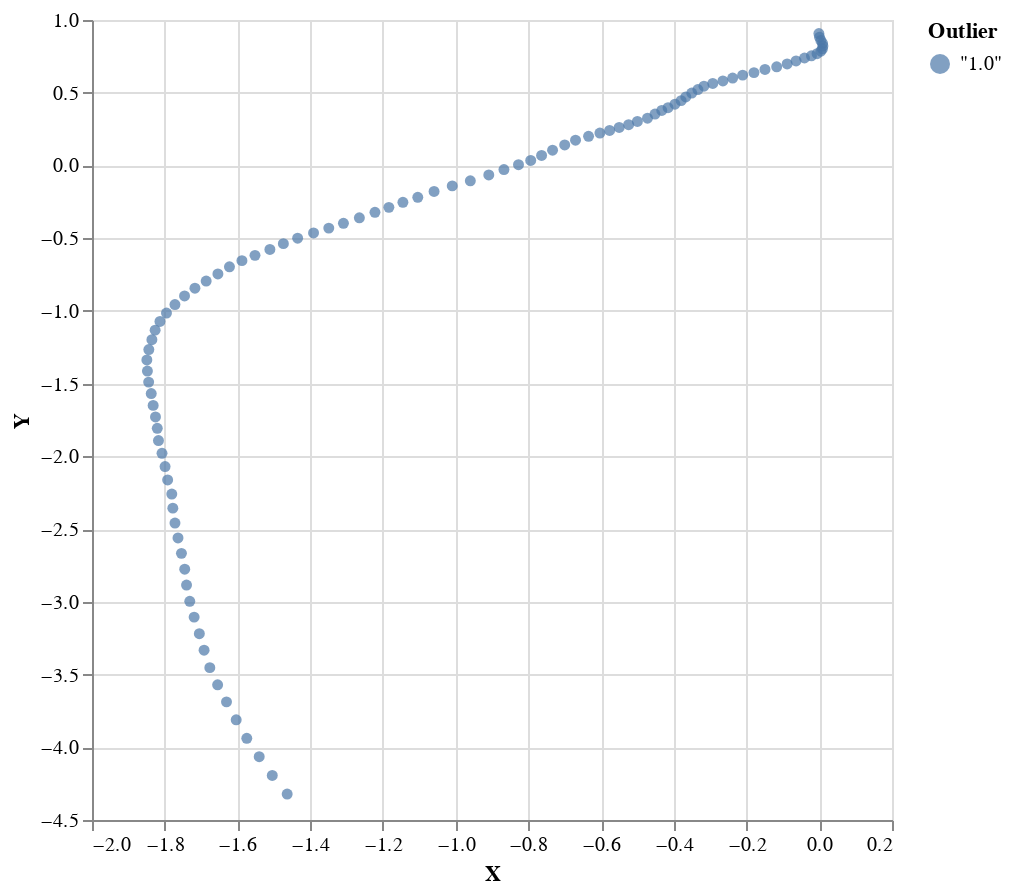

Here is the notebook cell this chart was saved with:
### Code cell
s <- sampleIO $ unweighted $ mh 1000 $ P.toListM $ model observations

plotVega $ zip (head s) (Prelude.repeat $ T.pack $ show 1.0)

### Figure 1 — Vega-Lite specification as saved in the notebook (floating-point values rounded to 4 significant figures)
{"$schema": "https://vega.github.io/schema/vega-lite/v4.json", "data": {"values": [{"Outlier": "\"1.0\"", "X": -0.001033, "Y": 0.907}, {"Outlier": "\"1.0\"", "X": 0.0006454, "Y": 0.8815}, {"Outlier": "\"1.0\"", "X": 0.004367, "Y": 0.8599}, {"Outlier": "\"1.0\"", "X": 0.008932, "Y": 0.8398}, {"Outlier": "\"1.0\"", "X": 0.01001, "Y": 0.8206}, {"Outlier": "\"1.0\"", "X": 0.008707, "Y": 0.802}, {"Outlier": "\"1.0\"", "X": 0.004383, "Y": 0.7856}, {"Outlier": "\"1.0\"", "X": -0.006098, "Y": 0.768}, {"Outlier": "\"1.0\"", "X": -0.0215, "Y": 0.754}, {"Outlier": "\"1.0\"", "X": -0.04062, "Y": 0.7388}, {"Outlier": "\"1.0\"", "X": -0.06383, "Y": 0.7185}, {"Outlier": "\"1.0\"", "X": -0.08831, "Y": 0.6976}, {"Outlier": "\"1.0\"", "X": -0.1171, "Y": 0.6783}, {"Outlier": "\"1.0\"", "X": -0.1493, "Y": 0.6599}, {"Outlier": "\"1.0\"", "X": -0.1796, "Y": 0.6382}, {"Outlier": "\"1.0\"", "X": -0.2107, "Y": 0.6209}, {"Outlier": "\"1.0\"", "X": -0.2383, "Y": 0.6008}, {"Outlier": "\"1.0\"", "X": -0.265, "Y": 0.5809}, {"Outlier": "\"1.0\"", "X": -0.2929, "Y": 0.5639}, {"Outlier": "\"1.0\"", "X": -0.3171, "Y": 0.5452}, {"Outlier": "\"1.0\"", "X": -0.3339, "Y": 0.5219}, {"Outlier": "\"1.0\"", "X": -0.3507, "Y": 0.4976}, {"Outlier": "\"1.0\"", "X": -0.3671, "Y": 0.4711}, {"Outlier": "\"1.0\"", "X": -0.3799, "Y": 0.4457}, {"Outlier": "\"1.0\"", "X": -0.3969, "Y": 0.4212}, {"Outlier": "\"1.0\"", "X": -0.4159, "Y": 0.3973}, {"Outlier": "\"1.0\"", "X": -0.4331, "Y": 0.3784}, {"Outlier": "\"1.0\"", "X": -0.4517, "Y": 0.3531}, {"Outlier": "\"1.0\"", "X": -0.4724, "Y": 0.3248}, {"Outlier": "\"1.0\"", "X": -0.5002, "Y": 0.3026}, {"Outlier": "\"1.0\"", "X": -0.5243, "Y": 0.2801}, {"Outlier": "\"1.0\"", "X": -0.5502, "Y": 0.2611}, {"Outlier": "\"1.0\"", "X": -0.5765, "Y": 0.2407}, {"Outlier": "\"1.0\"", "X": -0.6033, "Y": 0.2229}, {"Outlier": "\"1.0\"", "X": -0.6345, "Y": 0.2002}, {"Outlier": "\"1.0\"", "X": -0.6703, "Y": 0.1736}, {"Outlier": "\"1.0\"", "X": -0.7001, "Y": 0.1413}, {"Outlier": "\"1.0\"", "X": -0.7335, "Y": 0.1048}, {"Outlier": "\"1.0\"", "X": -0.7636, "Y": 0.06868}, {"Outlier": "\"1.0\"", "X": -0.7935, "Y": 0.03473}, {"Outlier": "\"1.0\"", "X": -0.8271, "Y": 0.005543}, {"Outlier": "\"1.0\"", "X": -0.8671, "Y": -0.02818}, {"Outlier": "\"1.0\"", "X": -0.9088, "Y": -0.06551}, {"Outlier": "\"1.0\"", "X": -0.9596, "Y": -0.1058}, {"Outlier": "\"1.0\"", "X": -1.009, "Y": -0.1405}, {"Outlier": "\"1.0\"", "X": -1.059, "Y": -0.1788}, {"Outlier": "\"1.0\"", "X": -1.104, "Y": -0.219}, {"Outlier": "\"1.0\"", "X": -1.145, "Y": -0.2536}, {"Outlier": "\"1.0\"", "X": -1.184, "Y": -0.2882}, {"Outlier": "\"1.0\"", "X": -1.222, "Y": -0.3218}, {"Outlier": "\"1.0\"", "X": -1.265, "Y": -0.3602}, {"Outlier": "\"1.0\"", "X": -1.309, "Y": -0.3976}, {"Outlier": "\"1.0\"", "X": -1.349, "Y": -0.4308}, {"Outlier": "\"1.0\"", "X": -1.391, "Y": -0.4641}, {"Outlier": "\"1.0\"", "X": -1.434, "Y": -0.5003}, {"Outlier": "\"1.0\"", "X": -1.474, "Y": -0.5375}, {"Outlier": "\"1.0\"", "X": -1.511, "Y": -0.5772}, {"Outlier": "\"1.0\"", "X": -1.552, "Y": -0.6181}, {"Outlier": "\"1.0\"", "X": -1.588, "Y": -0.6544}, {"Outlier": "\"1.0\"", "X": -1.622, "Y": -0.697}, {"Outlier": "\"1.0\"", "X": -1.654, "Y": -0.7459}, {"Outlier": "\"1.0\"", "X": -1.686, "Y": -0.7945}, {"Outlier": "\"1.0\"", "X": -1.717, "Y": -0.8436}, {"Outlier": "\"1.0\"", "X": -1.746, "Y": -0.8968}, {"Outlier": "\"1.0\"", "X": -1.772, "Y": -0.9562}, {"Outlier": "\"1.0\"", "X": -1.795, "Y": -1.014}, {"Outlier": "\"1.0\"", "X": -1.813, "Y": -1.072}, {"Outlier": "\"1.0\"", "X": -1.826, "Y": -1.132}, {"Outlier": "\"1.0\"", "X": -1.835, "Y": -1.198}, {"Outlier": "\"1.0\"", "X": -1.844, "Y": -1.266}, {"Outlier": "\"1.0\"", "X": -1.849, "Y": -1.337}, {"Outlier": "\"1.0\"", "X": -1.848, "Y": -1.413}, {"Outlier": "\"1.0\"", "X": -1.844, "Y": -1.49}, {"Outlier": "\"1.0\"", "X": -1.837, "Y": -1.568}, {"Outlier": "\"1.0\"", "X": -1.832, "Y": -1.649}, {"Outlier": "\"1.0\"", "X": -1.825, "Y": -1.729}, {"Outlier": "\"1.0\"", "X": -1.821, "Y": -1.807}, {"Outlier": "\"1.0\"", "X": -1.817, "Y": -1.891}, {"Outlier": "\"1.0\"", "X": -1.808, "Y": -1.979}, {"Outlier": "\"1.0\"", "X": -1.799, "Y": -2.07}, {"Outlier": "\"1.0\"", "X": -1.792, "Y": -2.162}, {"Outlier": "\"1.0\"", "X": -1.781, "Y": -2.259}, {"Outlier": "\"1.0\"", "X": -1.778, "Y": -2.356}, {"Outlier": "\"1.0\"", "X": -1.772, "Y": -2.458}, {"Outlier": "\"1.0\"", "X": -1.764, "Y": -2.561}, {"Outlier": "\"1.0\"", "X": -1.754, "Y": -2.667}, {"Outlier": "\"1.0\"", "X": -1.745, "Y": -2.776}, {"Outlier": "\"1.0\"", "X": -1.74, "Y": -2.885}, {"Outlier": "\"1.0\"", "X": -1.731, "Y": -2.996}, {"Outlier": "\"1.0\"", "X": -1.719, "Y": -3.105}, {"Outlier": "\"1.0\"", "X": -1.705, "Y": -3.219}, {"Outlier": "\"1.0\"", "X": -1.692, "Y": -3.333}, {"Outlier": "\"1.0\"", "X": -1.676, "Y": -3.453}, {"Outlier": "\"1.0\"", "X": -1.655, "Y": -3.571}, {"Outlier": "\"1.0\"", "X": -1.63, "Y": -3.688}, {"Outlier": "\"1.0\"", "X": -1.603, "Y": -3.811}, {"Outlier": "\"1.0\"", "X": -1.574, "Y": -3.938}, {"Outlier": "\"1.0\"", "X": -1.54, "Y": -4.065}, {"Outlier": "\"1.0\"", "X": -1.504, "Y": -4.193}, {"Outlier": "\"1.0\"", "X": -1.463, "Y": -4.321}]}, "encoding": {"color": {"field": "Outlier"}, "x": {"field": "X", "type": "quantitative"}, "y": {"field": "Y", "type": "quantitative"}}, "height": 400, "mark": "circle", "width": 400}
